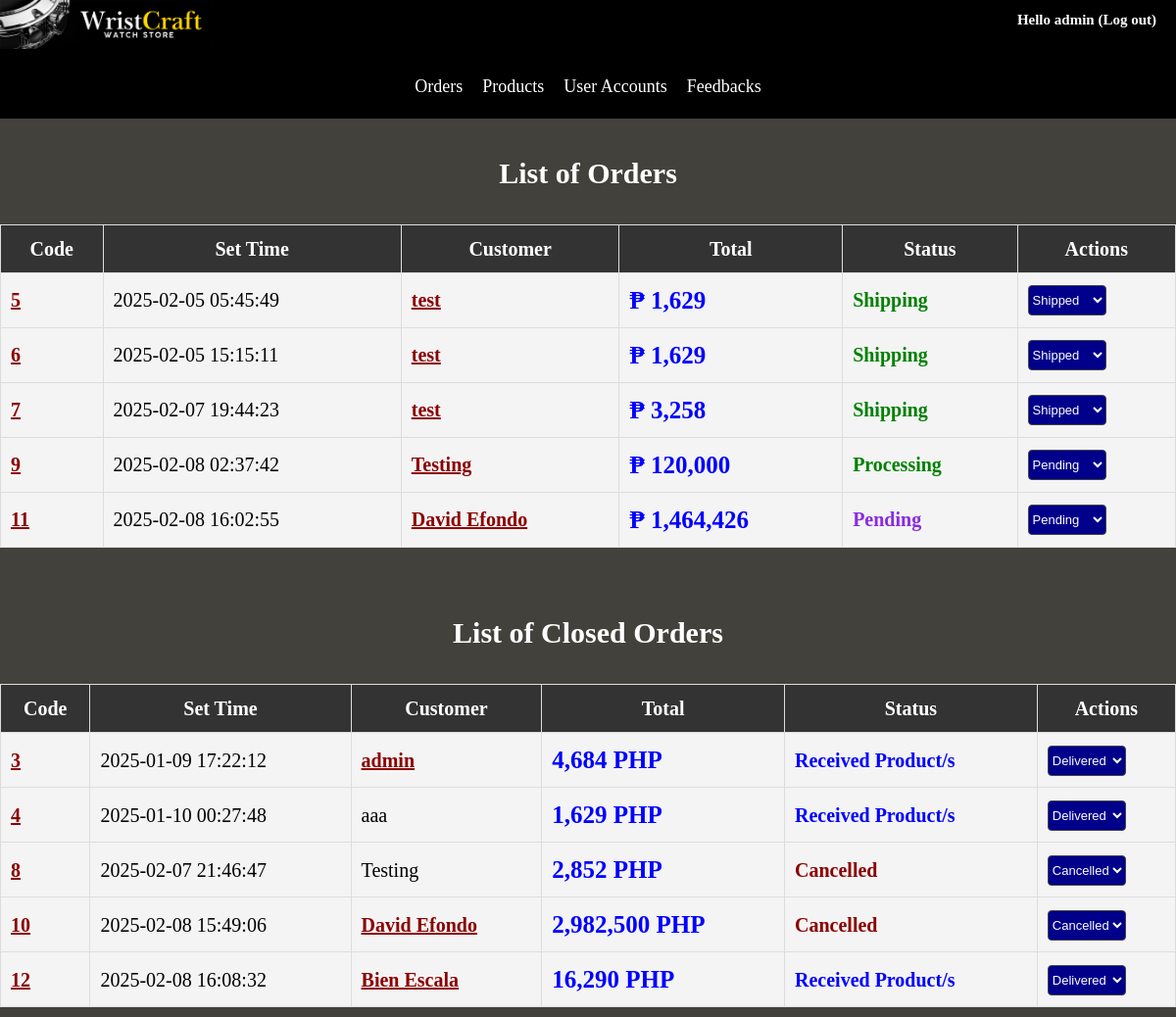
Page /WristCraft/ordersmanager.php (signed in) on the committed database.
### tables this page shows
CREATE TABLE `orders` (
  `Id` int(11) NOT NULL,
  `CreateTime` datetime NOT NULL,
  `CloseTime` datetime NOT NULL,
  `Status` int(11) NOT NULL,
  `UserId` int(11) DEFAULT NULL,
  `Name` varchar(255) NOT NULL,
  `Address` text NOT NULL,
  `Phone` varchar(12) NOT NULL,
  `Email` varchar(255) DEFAULT NULL,
  `Request` text DEFAULT NULL
);

### WristCraft/ultility/userultilities.php (called while the page is built, shortened)
<?php
function getUserById($con, $userId) {
    $sql = "SELECT * FROM `users` WHERE Id = '$userId'";
    $result = mysqli_query($con, $sql);
    if (mysqli_num_rows($result) === 1) {
        return mysqli_fetch_array($result);
    } else {
        return '';
    }
}
?>

### WristCraft/ordersmanager.php (the view, shortened to what this page needs)
<?php
require_once './data/dbconnect.php';
include './ultility/userultilities.php';
include './ultility/orderultilities.php';
?>
<!doctype html>
<html>
    <head>
        <link href="styles/site.css" rel="stylesheet" type="text/css">
        <link href="styles/usercontrolGuest.css" rel="stylesheet" type="text/css">
    </head>
    <body>
        <div class="divContainer">
            <?php include './Templates/adminheader.php'; ?>
    <div style="background-color: black; overflow: hidden; display: flex; flex-wrap: wrap; justify-content: center; align-items: center; padding: 10px 0;">
        <a href="ordersmanager.php" style="color: white; padding: 10px; text-align: center; text-decoration: none; font-size: 18px; transition: background-color 0.3s;">Orders</a>
        <a href="Crud.php" style="color: white; padding: 10px; text-align: center; text-decoration: none; font-size: 18px; transition: background-color 0.3s;">Products</a>
        <a href="usersmanager.php" style="color: white; padding: 10px; text-align: center; text-decoration: none; font-size: 18px; transition: background-color 0.3s;">User Accounts</a>
        <a href="feedbacksmanager.php" style="color: white; padding: 10px; text-align: center; text-decoration: none; font-size: 18px; transition: background-color 0.3s;">Feedbacks</a>
    </div>
<br>
        <p class="pPageTitle" style="text-align: center; color: white;">List of Orders</p>
            <table class="tableCart" id="tableCart" border="1">
                <tr>
                    <th>Code</th>
                    <th>Set Time</th>
                    <th>Customer</th>
                    <th>Total</th>
                    <th>Status</th>
                    <th>Actions</th>
                </tr>
                <?php
                    $sql = "SELECT * FROM `orders` WHERE Status <> 4 AND Status <> 5 ORDER BY CreateTime ASC";
                    $result = mysqli_query($con, $sql);
                    if (mysqli_num_rows($result) >= 1) {
                        while ($row = mysqli_fetch_assoc($result)) {
                            $order = getOrderById($con, $row['Id']);
                ?>
                <tr>
                    <td>
                        <a class="aContent" href="adminorderdetails.php?id=<?php echo $order['Id']; ?>"><?php echo $order['Id']; ?></a>
                    </td>
                    <td>
                        <?php echo $order['CreateTime']; ?>
                    </td>
                    <td>
                        <?php
                        if ($order['UserId'] != NULL) {
                        ?>
                        <a class="aContent" href="adminuserdetails.php?id=<?php echo $order['UserId']; ?>"><?php echo $order['Name']; ?></a>
                        <?php
                        } else {
                           echo $order['Name'];
                        }
                        ?>
                    </td>
                    <td>
                        <span class="spanProductPrice">
                        &#8369; <?php echo getOrderTotal($con, $order['Id']); ?>
                        </span>
                    </td>
                    <td>
                        <?php echo getOrderStatus($con, $row['Status']); ?>
                    </td>
                    <td>
                        <form action="" method="post" style="display:inline;">
                            <select name="orderStatus" onchange="this.form.submit()">
                                <option value="1" <?php if ($order['Status'] == 1) echo 'selected'; ?>>Pending</option>
                                <option value="3" <?php if ($order['Status'] == 3) echo 'selected'; ?>>Shipped</option>
                            </select>
                        </form>
                    </td>
                </tr>
                <?php
                        }
                    }
                ?>
            </table>
<br><br>
                            <p class="pPageTitle" style="text-align: center; color: white;">List of Closed Orders</p>
                            <section>
                                <table class="tableCart" id="tableCart" border="1" cellpadding="5" cellspacing="0">
                                    <tr>
                                      <th>Code</th>
                                      <th>Set Time</th>
                                      <th>Customer</th>
                                      <th>Total</th>
                                      <th>Status</t>
                                      <th>Actions</th>
                                    </tr>
                                    <?php
                                        $sql = "SELECT * FROM `orders` WHERE Status = 4 OR Status = 5 ORDER BY CreateTime ASC";
                                        $result = mysqli_query($con, $sql);
                                        if (mysqli_num_rows($result) >= 1) {
                                            while ($row = mysqli_fetch_assoc($result)) {
                                                $order = getOrderById($con, $row['Id']);
                                    ?>
                                    <tr>
                                        <td>
                                            <a class="aContent" href="orderdetails.php?id=<?php echo $order['Id']; ?>"><?php echo $order['Id']; ?></a>
                                        </td>
                                        <td>
                                            <?php echo $order['CreateTime']; ?>
                                        </td>
                                        <td>
                                            <?php
                                            if ($order['UserId'] != NULL) {
                                            ?>
                                            <a class="aContent" href="userdetails.php?id=<?php echo $order['UserId']; ?>"><?php echo $order['Name']; ?></a>
                                            <?php
                                            } else {
                                            echo $order['Name'];
                                            }
                                            ?>
                                        </td>
                                        <td>
                                            <span class="spanProductPrice">
                                            <?php echo getOrderTotal($con, $order['Id'])." PHP"; ?>
                                            </span>
                                        </td>
                                        <td>
                                            <?php echo getOrderStatus($con, $order['Status']); ?>
                                        </td>
                                        <td>
                                        <form action="" method="post" style="display:inline;">
                                            <select name="orderStatus" onchange="this.form.submit()">
                                                <option value="4" <?php if ($order['Status'] == 4) echo 'selected'; ?>>Delivered</option>
                                                <option value="5" onclick="return confirm('Are you sure you want to cancel this order?');" <?php if ($order['Status'] == 5) echo 'selected'; ?>>Cancelled</option>
                                            </select>
                                        </form>
                                        </td>
                                    </tr>
                                    <?php
                                            }
                                        }
                                    ?>
                                </table>
                            </section>
                    </div>
    </body>
</html>

### WristCraft/ultility/orderultilities.php (shortened to what this page needs)
<?php
function getOrderStatus($con, $status) {
    switch ($status) {
        case 0:
            return "<span style='color: blueviolet; font-weight:bold'>Pending</span>";
        case 1:
            return "<span style='color: green; font-weight:bold'>Processing</span>";
        case 3:
            return "<span style='color: green; font-weight:bold'>Shipping</span>";
        case 4:
            return "<span style='color: blue; font-weight:bold'>Received Product/s</span>";
        case 5:
            return "<span style='color: darkred; font-weight:bold'>Cancelled</span>";
    }
}
function getOrderTotal($con, $id) {
    $query = "SELECT * FROM `orderlines` WHERE OrderId = $id";
    $result = mysqli_query($con, $query);
    $total = 0.0;
    if (mysqli_num_rows($result) >= 1) {
        while ($row = mysqli_fetch_assoc($result)) {
            $total += floatval($row['Price']) * floatval($row['Quantity']);
        }
    }
    return number_format($total, 0, ".", ",");
}
function getOrderById($con, $id) {
    $sql = "SELECT * FROM `orders` WHERE Id = $id";
    $result = mysqli_query($con, $sql);
    if (mysqli_num_rows($result) === 1) {
        $order = mysqli_fetch_array($result);
        if ($order['UserId'] != NULL) {
            $user = getUserById($con, $order['UserId']);
            $order['Name'] = $user['Name'];
            $order['Email'] = $user['Email'];
        }
        $order['lines'] = array();
        $order['lines'] = getOrderLinesByOrderId($con, $id);
        $order['total'] = getOrderTotal($con, $id);
        return $order;
    }
    return NULL;
}
function getOrderLinesByOrderId($con, $orderId) {
    $sql = "SELECT * FROM `orderlines` WHERE OrderId = $orderId";
    $result = mysqli_query($con, $sql);
    if (mysqli_num_rows($result) >= 1) {
        $orderlines = array();
        while ($line=mysqli_fetch_assoc($result)) {
            $orderlines[] = $line;
        }
        return $orderlines;
    }
    return NULL;
}
?>

### WristCraft/styles/site.css (style rules this page uses)
body { font: 100%/1.4 Verdana; background-color: silver; margin: 0; padding: 0; color: #000; }
p { font-size: 20px; margin: 20px 0 10px; line-height: 25px; }
a:link { color: #42413C; text-decoration: none; }
section, footer, aside, article, figure { width: 100%; display: flex; flex-wrap: wrap; flex-direction: column; margin: auto 0; }
.divContainer { background-color: #42413C; margin: 0 auto; display: flex; flex-direction: column; flex: 1; }
.pPageTitle { font-weight: bold; font-size: 30px; }
a.aContent, a.aContent:visited, a.aContent:hover, a.aContent:active, a.aContent:focus { font-weight: bold; color: darkred; text-decoration: underline; }

### WristCraft/styles/usercontrolGuest.css (style rules this page uses)
body { background-color: silver; margin: 0; padding: 0; }
.pPageTitle { margin-bottom: 30px; }
.tableCart { border-color: goldenrod; border-width: thin; font-size: 17px; }
.tableCart td { border-color: goldenrod; padding-left: 10px; }
.tableCart th { text-align: center; font-size: 14px; }
.spanProductPrice { color: blue; font-size: 15px; font-weight: bold; }

### WristCraft/ordersmanager.php (style rules this page uses)
body { background-color: #42413C; }
.tableCart { width: 100%; border-collapse: collapse; margin: 10px auto; }
.tableCart th, .tableCart td { font-size: 20px; padding: 10px; border: 1px solid #ddd; }
.tableCart th { text-align: center ; background-color: #333; color: #fff; }
.tableCart td { background-color: #f4f4f4; }
.aContent { text-decoration: none; color: #007BFF; }
.spanProductPrice { font-size: 25px; color: blue; font-weight: bold; }
form select { padding-top: 6px; padding-bottom: 6px; font-size: 13px; border-radius: 4px; border: 1px solid #444; background-color: darkblue; color: #fff; cursor: pointer; transition: all 0.3s ease; }

### rows in the picture
orders: Id "5", CreateTime "2025-02-05 05:45:49", Name "test", Id "1,629", shows "Shipping", orderStatus "Shipped"
orders: Id "6", CreateTime "2025-02-05 15:15:11", Name "test", Id "1,629", shows "Shipping", orderStatus "Shipped"
orders: Id "7", CreateTime "2025-02-07 19:44:23", Name "test", Id "3,258", shows "Shipping", orderStatus "Shipped"
orders: Id "9", CreateTime "2025-02-08 02:37:42", Name "Testing", Id "120,000", shows "Processing", orderStatus "Pending"
orders: Id "11", CreateTime "2025-02-08 16:02:55", Name "David Efondo", Id "1,464,426", Status "Pending"
orders: Id "3", CreateTime "2025-01-09 17:22:12", Name "admin", Id "4,684", shows "Received Product/s", orderStatus "Delivered"
orders: Id "4", CreateTime "2025-01-10 00:27:48", Name "aaa", Id "1,629", shows "Received Product/s", orderStatus "Delivered"
orders: Id "8", CreateTime "2025-02-07 21:46:47", Name "Testing", Id "2,852", shows "Cancelled", orderStatus "Cancelled"
orders: Id "10", CreateTime "2025-02-08 15:49:06", Name "David Efondo", Id "2,982,500", shows "Cancelled", orderStatus "Cancelled"
orders: Id "12", CreateTime "2025-02-08 16:08:32", Name "Bien Escala", Id "16,290", shows "Received Product/s", orderStatus "Delivered"

### other values in the picture
$_SESSION['name'] "admin"
